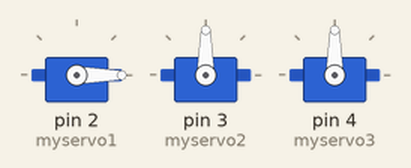
Recording of a sketch running on a simulated Arduino Uno, built with avr-gcc and run on an emulated ATmega328P. Parts: 3 × servo.

Above: at 0.05 s.
At 5.05 s:
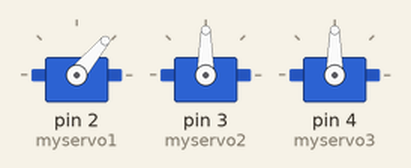
At 9.95 s:
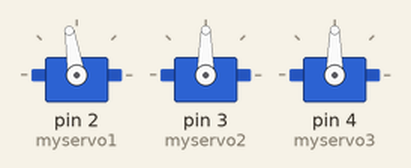
At 19.96 s:
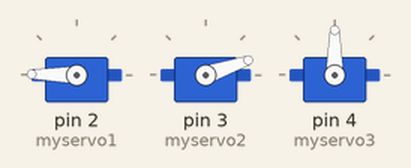
At 29.87 s:
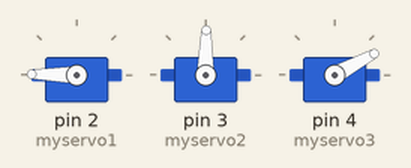
At 39.88 s:
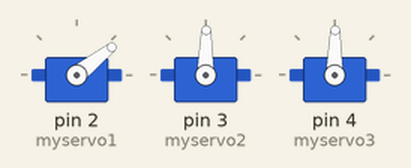
Timing chart, 0 to 40.0 s (numbered marks = the images above):
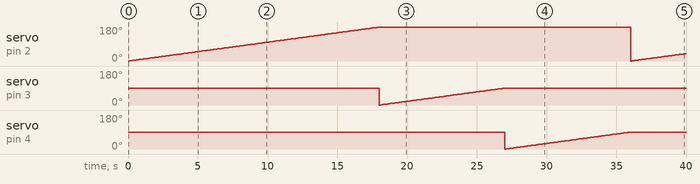

Measured:
- by itself, servo on pin 2 (myservo1): 0° → 1° at 0.10 s, → 2° 0.10 s later, → 3° 0.10 s later, → 4° 0.10 s later, … (219 changes in this stretch)
- by itself, servo on pin 3 (myservo2): 90° → 0° at 18.0 s, → 1° 0.10 s later, → 2° 0.10 s later, → 3° 0.10 s later, … (90 changes in this stretch)
- by itself, servo on pin 4 (myservo3): 90° → 0° at 27.0 s, → 1° 0.10 s later, → 2° 0.10 s later, → 3° 0.10 s later, … (90 changes in this stretch)

The sketch:

Robotic_hand.ino
```cpp
#include<Servo.h>
Servo myservo1;
Servo myservo2;
Servo myservo3;
//****************Pardeep:->Sandeep,Kartik,Yogesh,Harish*********************
int sandeep=0;
int kartik=0;
int yogesh=0;
void setup()
{
  myservo1.attach(2);
  myservo2.attach(3);
  myservo3.attach(4);
}
void loop()
{
  for(sandeep=0;sandeep<180;sandeep++) // sandeep is int variable
  {
    myservo1.write(sandeep);
    delay(100);
  }
  for(kartik=0;kartik<90;kartik++)     // kartik is int variable
  {
    myservo2.write(kartik);
    delay(100);
  }
  for(yogesh=0;yogesh<90;yogesh++)      // yogesh is int variable
  {
    myservo3.write(yogesh);
    delay(100);
  }
  for(kartik=90;kartik<0;kartik--)
  {
    myservo2.write(kartik);
    delay(100);
  }
   for(sandeep=180;sandeep<0;sandeep--)
  {
    myservo1.write(sandeep);
    delay(100);
  }
  for(yogesh=90;yogesh<0;yogesh--)
  {
    myservo3.write(yogesh);
    delay(100);
  }

  //*********************************Thanks a lot pardeep************************************
}
```
